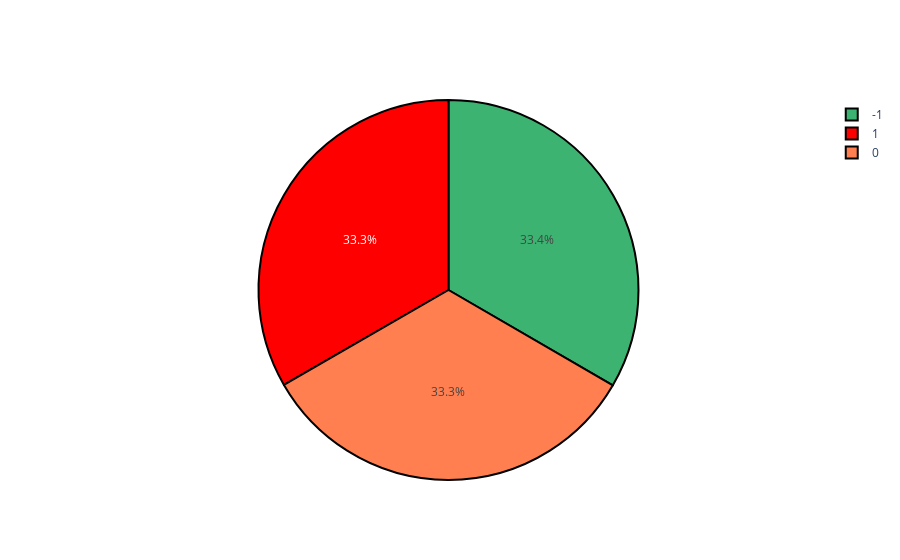

This figure's notebook cell:
### Markdown cell above
Target Variable = Emotion

Emotion is a target variable for the heart disease. We will look at the number and proportion of each Condition vablues by pie chart.

### Code cell
import plotly.graph_objects as go
import plotly.offline as py

# Create the pie chart
results = df['emotion'].value_counts()
values = [results[-1], results[0], results[1]]
labels = ['-1', '0', '1']
colors = ['MediumSeaGreen', 'Coral', 'red']

fig_pie = go.Figure(data=[go.Pie(labels=labels, values=values,
                                 marker={'colors': colors, 
                                         'line': {'color': 'Black', 'width': 2}})])

# Save the Plotly figure as an image
fig_pie.write_image("Images/ratio.png")
    

# Optionally, display the plot in a notebook or browser
py.iplot(fig_pie)

### Figure 1 — Plotly figure (JSON) as saved in the notebook; plotly's stock layout.template omitted (floating-point values rounded to 4 significant figures)
{"data": [{"labels": ["-1", "0", "1"], "marker": {"colors": ["MediumSeaGreen", "Coral", "red"], "line": {"color": "Black", "width": 2}}, "type": "pie", "values": [216542, 216142, 216314]}], "layout": {}}
